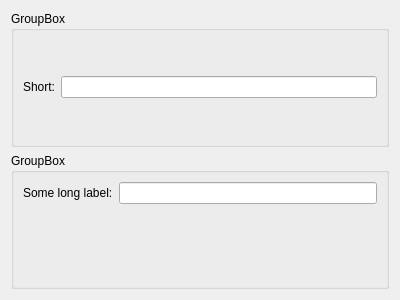
<?xml version="1.0" encoding="UTF-8"?>
<ui version="4.0">
 <class>KColumnResizerTestGrids</class>
 <widget class="QWidget" name="KColumnResizerTestGrids">
  <property name="geometry">
   <rect>
    <x>0</x>
    <y>0</y>
    <width>400</width>
    <height>300</height>
   </rect>
  </property>
  <property name="windowTitle">
   <string>Form</string>
  </property>
  <layout class="QVBoxLayout" name="verticalLayout">
   <item>
    <widget class="QGroupBox" name="groupBox">
     <property name="title">
      <string>GroupBox</string>
     </property>
     <layout class="QGridLayout" name="layout1">
      <item row="0" column="0">
       <widget class="QLabel" name="label1">
        <property name="text">
         <string>Short:</string>
        </property>
       </widget>
      </item>
      <item row="0" column="1">
       <widget class="QLineEdit" name="widget1"/>
      </item>
     </layout>
    </widget>
   </item>
   <item>
    <widget class="QGroupBox" name="groupBox_2">
     <property name="title">
      <string>GroupBox</string>
     </property>
     <layout class="QFormLayout" name="layout2">
      <item row="0" column="0">
       <widget class="QLabel" name="label2">
        <property name="text">
         <string>Some long label:</string>
        </property>
       </widget>
      </item>
      <item row="0" column="1">
       <widget class="QLineEdit" name="widget2"/>
      </item>
     </layout>
    </widget>
   </item>
  </layout>
  <zorder>groupBox_2</zorder>
  <zorder>groupBox</zorder>
 </widget>
 <resources/>
 <connections/>
</ui>
